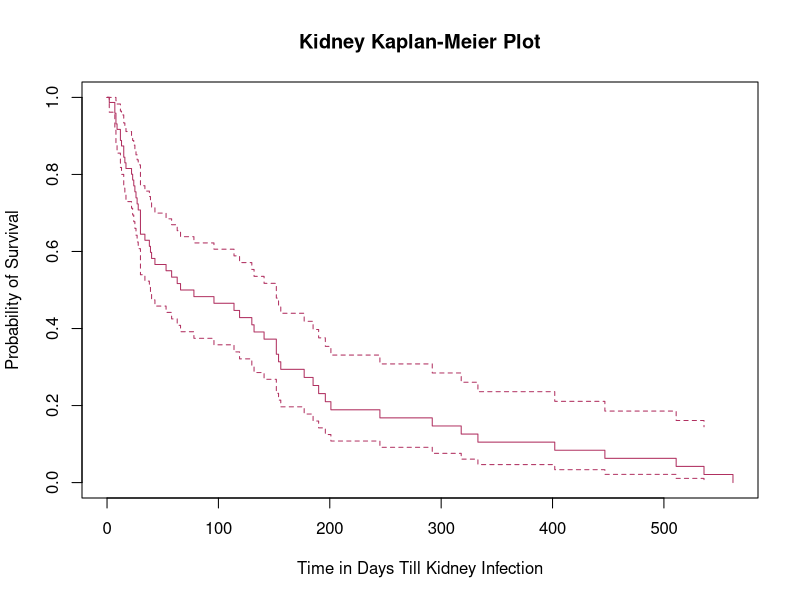
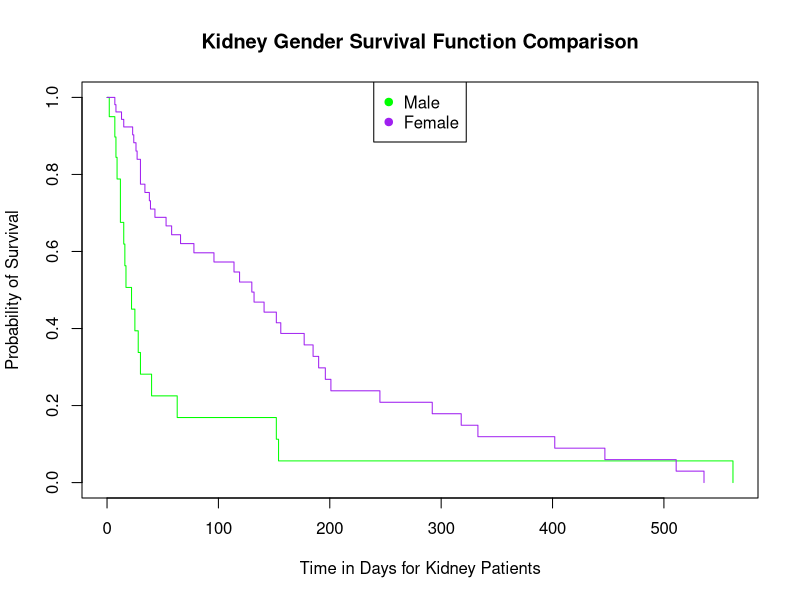
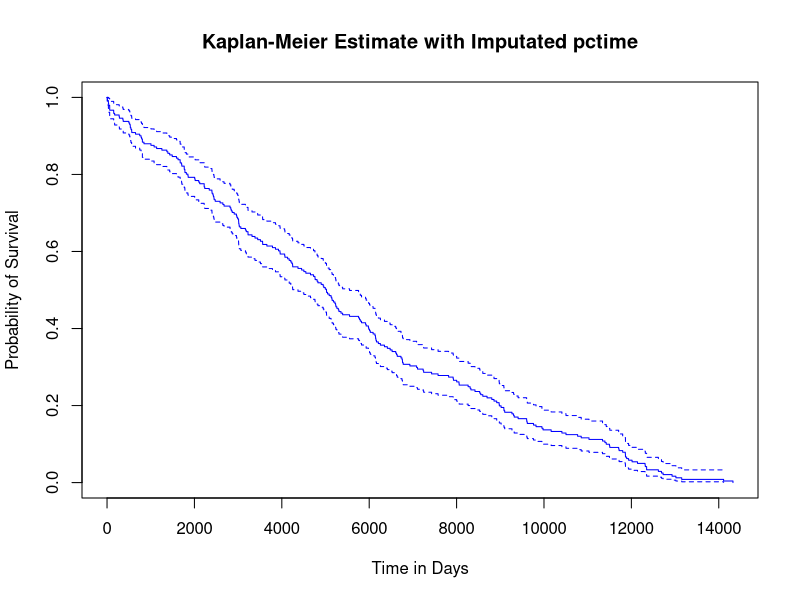
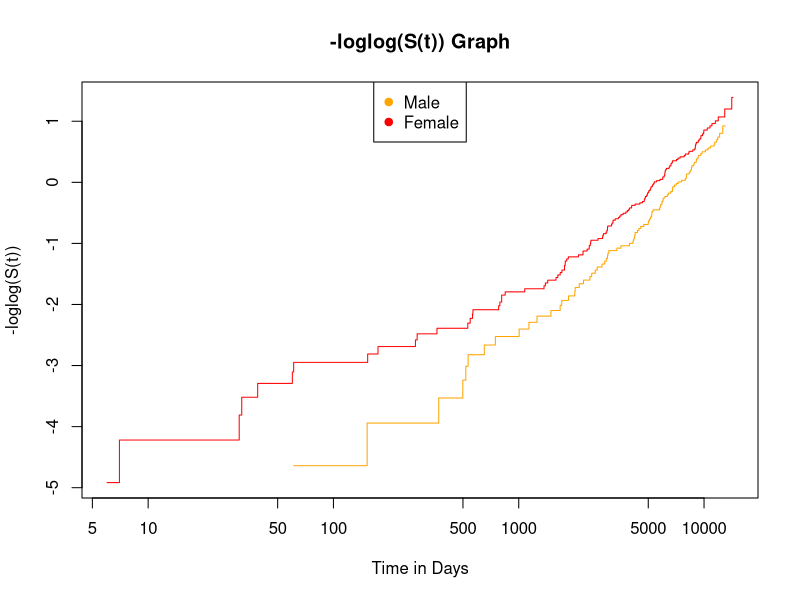
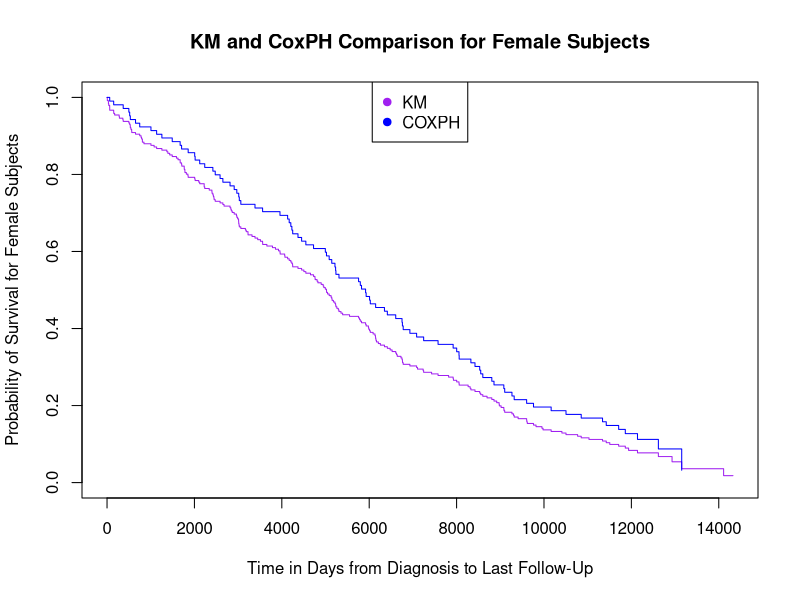

These charts were generated, in order, by the following R code:
## ---- chunk 1
?kidney
library(survival)
data("kidney")
kidney.km <- survfit(Surv(kidney$time, kidney$status)~1)
plot(kidney.km, xlab="Time in Days Till Kidney Infection", ylab="Probability of Survival",
     main="Kidney Kaplan-Meier Plot", col= "maroon") 
## ---- chunk 2
log.rank.testkidney <- survdiff(Surv(kidney$time,kidney$status)~sex,data=kidney)
log.rank.testkidney 
## ---- chunk 3
kidney.km.sex = survfit(Surv(kidney$time,kidney$status)~sex,data=kidney)
plot(kidney.km.sex, xlab="Time in Days for Kidney Patients", 
     ylab="Probability of Survival",
main="Kidney Gender Survival Function Comparison",
col=c("green","purple"))
legend("top",legend=c("Male","Female"), col=c("green","purple"), pch=rep(19,2))
## ---- chunk 4
kidney.coxph <- coxph(Surv(kidney$time,kidney$status)~sex,data=kidney)
kidney.coxph
exp(confint(kidney.coxph,level=.95))
## ---- chunk 5
library("dplyr")
kidney.male <- filter(kidney, sex == 1)
kidney.male.km<-survfit(Surv(kidney.male$time,kidney.male$status)~1)
summary(kidney.km.sex)
## ---- chunk 6
library(survival)
data("mgus")
log.rank.testmgus <- coxph(Surv(futime,death)~sex,data=mgus)
log.rank.testmgus 


## ---- chunk 7


coxphtestmgus2 <- coxph(Surv(futime,death)~age+alb+creat+hgb+
                              mspike+sex,data=mgus) 
coxphtestmgus3 <- coxph(Surv(futime,death)~age+alb+creat+hgb+
                              mspike,data=mgus) 
logliklihoodtest <- 2*(coxphtestmgus2$loglik[2]-coxphtestmgus3$loglik[2])
logliklihoodtest


pchisq(logliklihoodtest,df=1,lower.tail=FALSE)
#loglikelihood test lets us use chisquare for p-value

## ---- chunk 8
library(car)
Anova(coxphtestmgus2)
## ---- chunk 9

#this code imputates NA values under pctime with corresponding futime. 
mgus$pctime[is.na(mgus$pctime)]<- as.character(mgus$futime[is.na(mgus$pctime)])

newmgus<-survfit(Surv(as.numeric(mgus$futime,mgus$pctime,death))~1, data=mgus)
plot(newmgus, main="Kaplan-Meier Estimate with Imputated pctime", 
     xlab="Time in Days", ylab="Probability of Survival" ,col="blue")
## ---- chunk 10

mgus.coxph <- coxph(Surv(mgus$futime,mgus$death)~mspike,data=mgus) 
mgus.coxph 
## ---- chunk 11

mgus.coxph2 <- coxph(Surv(mgus$futime,mgus$death)~sex+age+alb+creat+
                       hgb+mspike,data=mgus)
mgus.coxph2
mgus.coxph3 <- coxph(Surv(mgus$futime,mgus$death)~sex+age+alb+creat+
                       hgb, data=mgus)
mgus.coxph3

loglikelyhood2 <- 2*(mgus.coxph2$loglik[2]-mgus.coxph3$loglik[2])
loglikelyhood2

pchisq(loglikelyhood2,df=1,lower.tail=FALSE)

## ---- chunk 12
 
mgus.omega<- survfit(Surv(futime,death)~sex,data=mgus)
plot(mgus.omega, xlab="Time in Days", ylab="-loglog(S(t))",
main="-loglog(S(t)) Graph", col=c("orange","red"), fun="cloglog")
legend("top",legend=c("Male","Female"), col=c("orange","red"), pch=rep(19,2))
## ---- chunk 13

female.mgus <- filter(mgus, sex=="female")
female.mgus.coxph <- coxph(Surv(female.mgus$futime,female.mgus$death)~1) 
female.mgus.coxph
female.mgus.km <- survfit(Surv(mgus$futime, mgus$death)~1,data=mgus)
plot(female.mgus.km, conf.int=FALSE, col="purple",
     xlab = "Time in Days from Diagnosis to Last Follow-Up", 
     ylab = "Probability of Survival for Female Subjects",
     main= "KM and CoxPH Comparison for Female Subjects")
lines(survfit(female.mgus.coxph), conf.int=FALSE, col="blue")
legend("top",legend=c("KM","COXPH"), col=c("purple","blue"),pch=rep(19,2))


## ---- chunk 14
cox.zph(log.rank.testmgus, global = FALSE)


